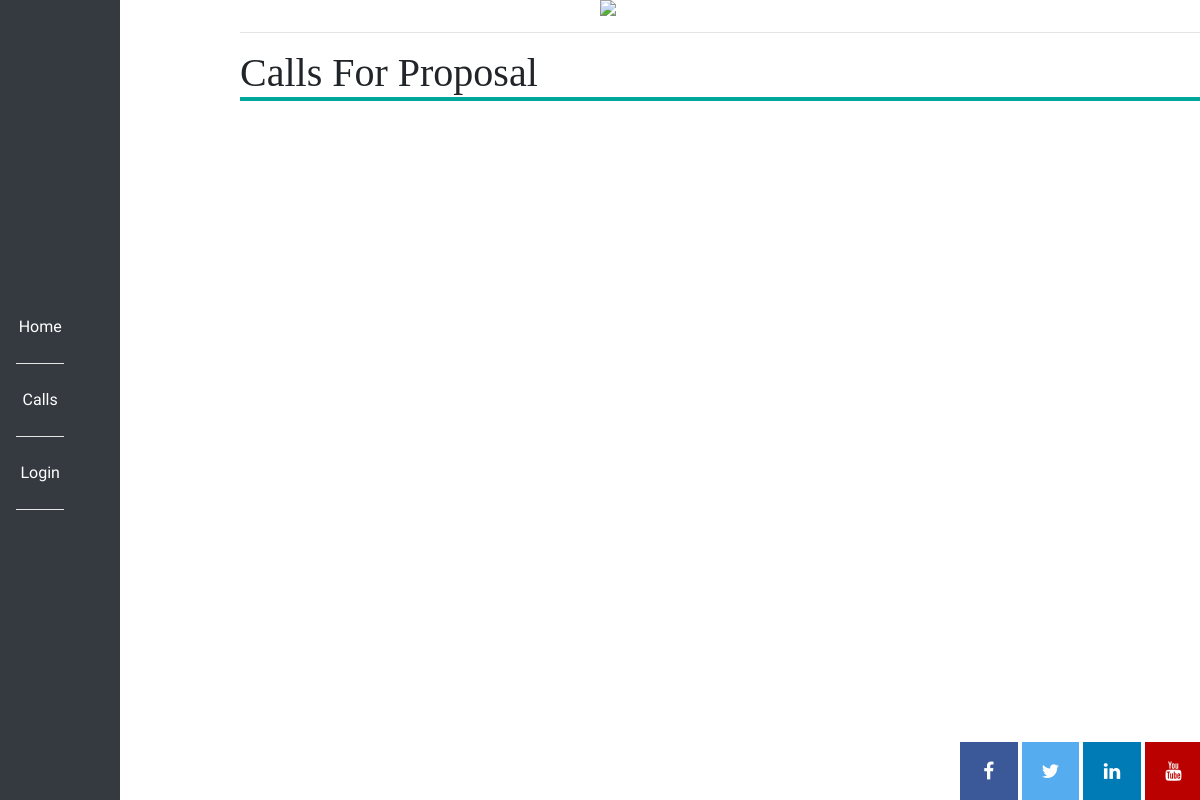
The page /calls on the database as committed earlier.
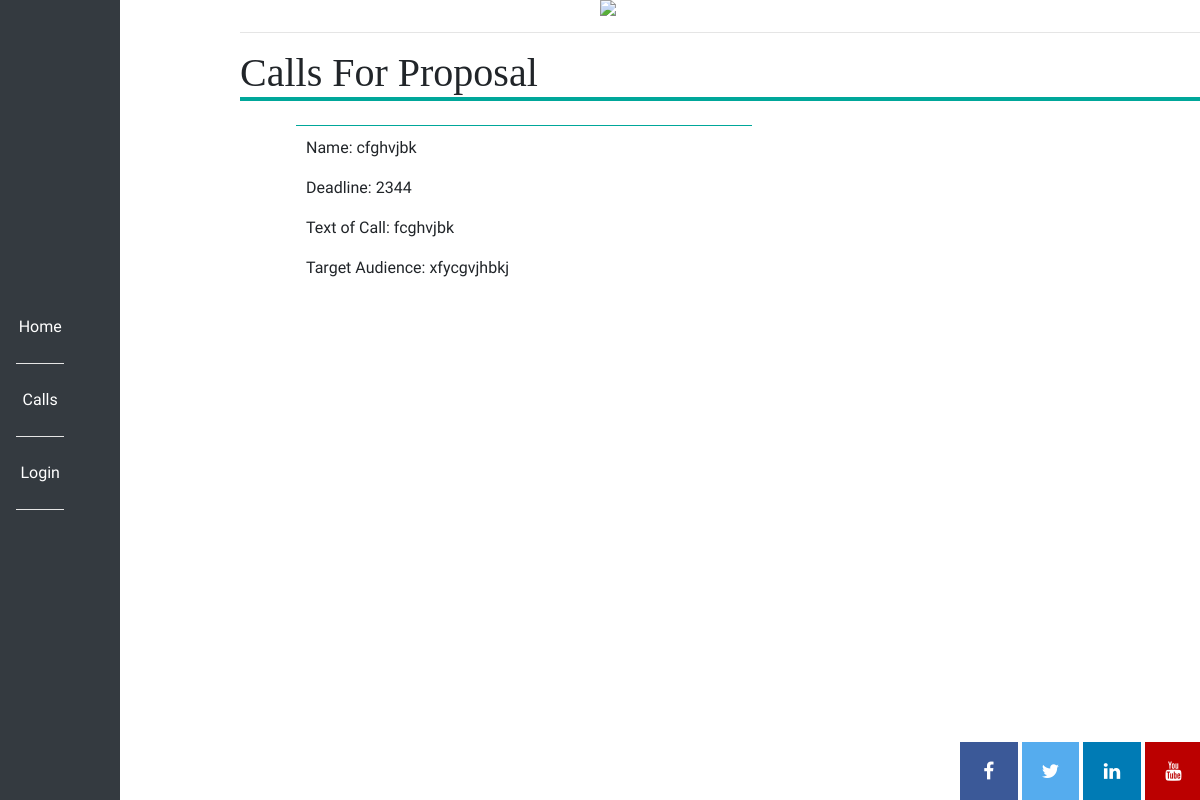
The same page on the database as committed later.
### app/models.py (models this page shows, shortened)
class Proposal(db.Model):
    id = db.Column(db.Integer, primary_key=True)
    applications = db.relationship("Application", backref="author", lazy="dynamic")
    name = db.Column(db.String(140))
    activities = db.relationship("Activity", backref="author", lazy="dynamic")
    annual_report = db.relationship("AnnualReport", backref="author", lazy="dynamic")
    timestamp = db.Column(db.DateTime, index=True, default=datetime.utcnow)
    user_id = db.Column(db.Integer, db.ForeignKey('user.id'))
    deadline = db.Column(db.String(20))
    text_of_call = db.Column(db.String(500))
    target_audience = db.Column(db.String(50))
    eligibility_criteria = db.Column(db.String(100))
    reporting_guidelines = db.Column(db.String(150))
    start_date = db.Column(db.String(20))
    type_of_call = db.Column(db.String(40))
    call_status = db.Column(db.String(20))
    application_status = db.Column(db.Boolean())

### app/routes.py (the view)
@app.route("/calls", methods=["GET", "POST"])
def calls():
    form = CallsForProposalFilter()
    proposal_info = Proposal.query.filter_by(application_status=True)
    return render_template("calls.html", title="Calls for Proposals", form=form, proposal_info=proposal_info, img=svg)

### app/routes.py (called while the page is built)
@app.before_request
def before_request():
    if current_user.is_authenticated:
        current_user.last_seen = datetime.utcnow().strftime("%B %d %Y")
        db.session.commit()

### app/templates/calls.html (shortened to what this page needs)
{% extends "base.html" %}
{% block content %}
<main>
<h1>Calls For Proposal</h1>
<ul>
    {% for entry in proposal_info %}
        <li class="list">
        <p>Name: {{ entry.name }}</p>
        <p>Deadline: {{ entry.deadline }}</p>
        <p>Text of Call: {{ entry.text_of_call }}</p>
        <p>Target Audience: {{ entry.target_audience }}</p>
        </li>
    {% endfor %}
</ul>
</main>
{% endblock %}

Rows that differ between the two databases and show on the page:
added Proposal: name "cfghvjbk", deadline "2344", text_of_call "fcghvjbk", target_audience "xfycgvjhbkj"
